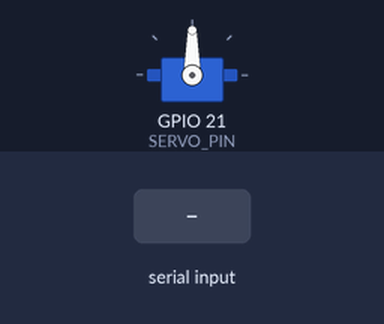
A sketch run on a simulated ESP32. Parts: servo. Inputs (shaded band) come from the test bench.

Above: at 1.2 s.
1.3 s: "30,150\n" received over Serial
At 2.8 s:
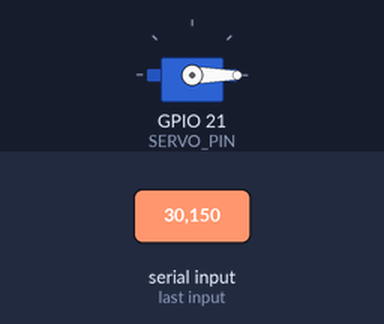
3.8 s: "90,45\n" received over Serial
At 4.6 s:
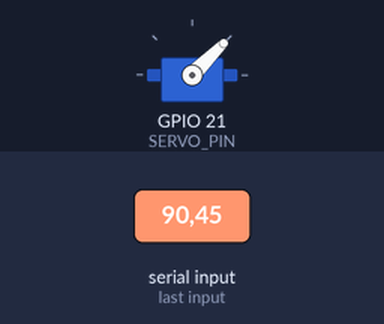
6.3 s: "200\n" received over Serial
At 6.8 s:
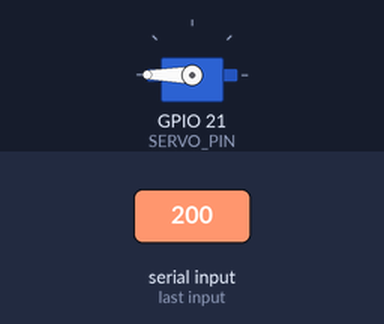
Timing chart, 0 to 9.3 s (numbered marks = the images above; inputs shaded):
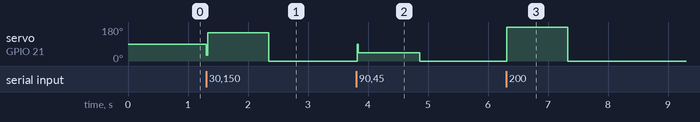

The sketch:

servo-over-serial.ino
```cpp
#include<ESP32Servo.h>

#define SERVO_PIN 21
Servo myServo;

void setup()
{
  myServo.attach(SERVO_PIN);
  Serial.begin(115200);
}

void loop()
{
  int angle = 0;
  if(Serial.available()){
    angle = Serial.parseInt();
    myServo.write(angle);
  }
  delay(20);
}
```

Measured:
- after the input at 1.3 s, servo on GPIO 21 (SERVO_PIN): 90° → 150° at once, → 0° 1.0 s later
- after the input at 3.8 s, servo on GPIO 21 (SERVO_PIN): 0° → 45° at once, → 0° 1.0 s later
- after the input at 6.3 s, servo on GPIO 21 (SERVO_PIN): 0° → 180° at once, → 0° 1.0 s later
